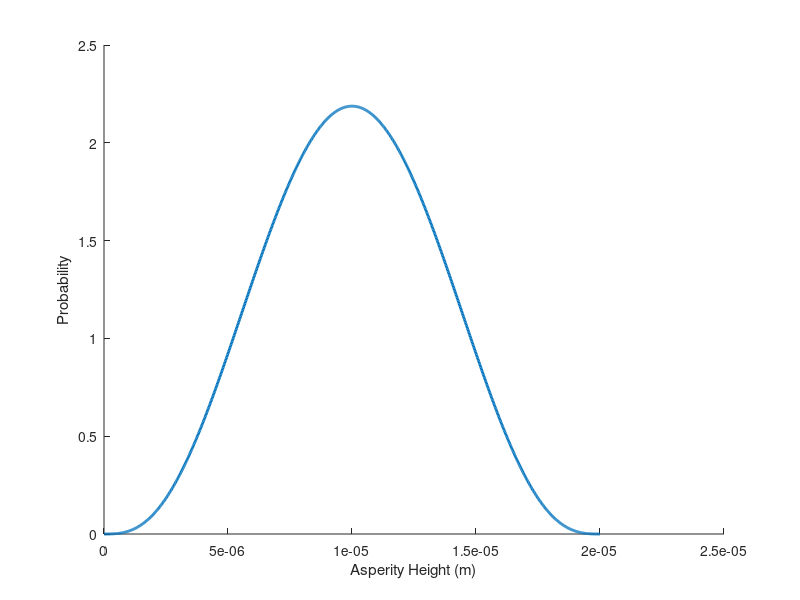

Write the MATLAB code that produced this figure. (Note: this script raises an error after producing the figure.)
% This script is for basic debugging and writing of the element wise force
% function for evaluation of forces at ROM Quadrature points. 
clear;

addpath('../../ROUTINES/')
addpath('../../ROUTINES/FRIC_MODELS/')
addpath('../../ROUTINES/FRIC_MODELS/ASP_FUN/')
addpath('../../ROUTINES/FRIC_MODELS/PLASTIC/')

addpath('../../ROUTINES/HARMONIC/')
addpath('../../ROUTINES/SOLVERS/')

%% Probability Distribution, max height of 0, nominal gap of 0 for highest points. 

% Asperity Heights of z
zmax = 2e-5;
zmin = 0;

z = linspace(zmin, zmax, 1000);

betaA = 4;
betaB = 4;
% betaA = 8;
% betaB = 1;

pz = betapdf((z - zmin)/(zmax - zmin), betaA, betaB);

figure; 
hold on;
xlabel('Asperity Height (m)');
ylabel('Probability');

plot(z, pz, 'LineWidth', 2);

%probability function
p_fun = @(z) betapdf((z - zmin)/(zmax - zmin), betaA, betaB);

%% Parameters

% Number of Quadrature Points
Nqp_radius = 100;
Nqp_heights = 10; %3 tests a single asperity since it goes to zeros on the ends, 10 is probably reasonable for computation times


%% Friction Model


%%%%%%%%%%%%%%%%%%%%%%%%%%%%%
% Brake unloading equation
% ASP_FUN = @SPHERE_PLASTIC_PRE;
ASP_FUN = @SPHERE_PL_TAN_DECOUPLE_PL_NORM; Nqp_radius = 1;

ASP_FUN_PRE = @SPHERE_PLASTIC_PRE;

pars.sliptype = 3; % Must be 3


%% Quadrature info

% Radius Quadrature
rq = linspace(0, 1, Nqp_radius);
wq_r = ones(size(rq));
wq_r(2:end-1) = 2;
wq_r = wq_r/sum(wq_r);

% Asperity Height Quadrature
zq = linspace(zmin, zmax, Nqp_heights);
wq_z = ones(size(zq));
wq_z(2:end-1) = 2;
wq_z = wq_z/sum(wq_z);

%% Initialize Parameters ect.

%Initialize the sphere parameters
E = 192.85e9; %304L from Traction paper
nu = 0.30; %304L taken from Traction paper
G = E / 2/ (1 + nu);%304L approx Shear modulus

% pars.mu     = 0.075; % set with friction model, what is reasonable changes
pars.E      = E;
pars.Estar  = E/2/(1 - nu^2);
pars.nu     = nu;
pars.G      = G;
pars.Gstar  = G/2/(2 - nu);


%Ellipsoid initialization, comment out if Rprime=Rpprime.
pars.Rprime = 0.0080; %(1/0.018453533867678 + 1/0.019130030937404)^(-1);
pars.Rpprime = 6.0630e-05; %(1/0.000172616666847 + 1/0.000199388648556)^(-1);
pars = INITIALIZE_ECCENTRIC(pars);
pars.R = pars.Re;


%Area density of asperities
area_density = 0.2*(8.0597e+06);

%elastic dry friction normal tractions on the order of 2e7, tangential 1e7
%% Yield Parameters

Sys = 200e6; %Pa

C = 1.295*exp(0.736*pars.nu);

delta_y1s = (pi*C*Sys/(2*(2*pars.Estar)))^2*(2*pars.R); %displacement of one sphere against a rigid flat to cause yielding.

% Store all of these results as system parameters to prevent recalculation:
pars.delta_y = delta_y1s*2;
pars.Sys = Sys;

%tangent stiffness after yield.
pars.Et = 0.015*pars.E;

pars.mu = 0.6;

%% TEST RC Friction Function


%Previous info
prev.tx0 = zeros(Nqp_heights, Nqp_radius); %traction for each slider of each asperity height - X
prev.ty0 = zeros(Nqp_heights, Nqp_radius); %traction for each slider of each asperity height - X
prev.rq0 = ones(Nqp_heights, 1)*linspace(0, 1, Nqp_radius); %radii for each slip radius used
prev.uxyw0 = ones(Nqp_heights, 1)*[0, 0, 0]; %displacement at previous step. 
prev.deltam = zeros(Nqp_heights, 1); %Max previous normal displacement
prev.Fm = zeros(Nqp_heights, 1);%Max previous normal force
prev.am = zeros(Nqp_heights, 1);%reversal contact radius


prev0 = prev;

PZFUN = p_fun;

%% Test just a single set of displacements

prev = prev0;

Nt = 2^9;
h = [0, 1, 2]';
uxyn0 = [0, .5e-5, 1e-5];
uxyn1c = [0.1e-5, 0.2e-5, 0.1e-5];
uxyn1s = [0.3e-5, 0.2e-5, 0.1e-5];
uxyn2c = [0.1e-5, 0.1e-5, 0.1e-5];

uxynharmonics = [uxyn0; uxyn1c; uxyn1s; uxyn2c; zeros(1, 3)];

%%%%%%%%% Block from EPMCRESFUN
uxyn_t = TIMESERIES_DERIV(Nt, h, uxynharmonics, 0);  % Nt x Ndnl
Nhc = sum((h==0)+2*(h~=0));
t = linspace(0, 2*pi, Nt+1)';  t(end) = [];
cst = TIMESERIES_DERIV(Nt, h, eye(Nhc), 0);  
% sct = w*TIMESERIES_DERIV(Nt, h, eye(Nhc), 1);
%%%%%%%%%%


figure; 
hold on;
plot(uxyn_t(:, 1));
plot(uxyn_t(:, 2));
plot(uxyn_t(:, 3));

legend('x', 'y', 'z');

uxyn_init = uxyn_t(1, :);
[uxyn_init(3), unmax_ind] = max(uxyn_t(:, 3));
uxyn0 = uxyn_t(1, :);

%%%%%%%%%%%%%%%%%%%%%%%%%%%%%%%%%%%%%%%%%%%%%%%%%%%%%%%%%%%%%%%%%
%%%%%%%%% Call the initialization of the normal history %%%%%%%%%
%%%%%%%%%%%%%%%%%%%%%%%%%%%%%%%%%%%%%%%%%%%%%%%%%%%%%%%%%%%%%%%%%

% derivative of maximum normal w.r.t. the harmonic coefficients
ddeltamduxynh = reshape(cst(unmax_ind, :), 1, 1, []);
warning('THIS IS ONLY PART OF THE DERIVATIVE, need to also account for the time of the maximum point shifting');

prev.ddeltamduxynh = ddeltamduxynh;
prev.duxyn0duxynh = reshape(cst(1, :), 1, 1, []).*eye(3);

quadz = 0;

[txyn, dtxynduxynh, prev] = RC_TRACTION_PL_HARMONIC_INIT(uxyn_init, uxyn0, h, t(unmax_ind), ...
                            ASP_FUN_PRE, PZFUN, pars, prev, Nqp_heights, Nqp_radius, zmin, zmax, area_density, quadz);

ii = 1;

[txyn, dtxynduxynh] = RC_TRACTION_PL_HARMONIC(uxyn_t(ii, :), h, t(ii), ASP_FUN, ...
    PZFUN, pars, prev, Nqp_heights, Nqp_radius, zmin, zmax, area_density, quadz, cst(ii, :));


%% Test Derivatives


prev = prev0;

derivative_test = 1; %1-6+?
%6 is very slow / high resolution in time

delta = [1e-8, 1e-9, 1e-10, 1e-12]; %displacement variation (m)
% delta = [1e-8, 1e-9, 1e-10]; %displacement variation (m)

area_density = 1; %easier to debug.

switch derivative_test    
    case 1
        
        % Random case
        Nt = 2^5;
        h = [0, 1, 2]';
        uxyn0 = [0, .5e-5, 2e-5];
        uxyn1c = [0.1e-5, 0.2e-5, 0.05e-5];
        uxyn1s = [0.3e-5, 0.2e-5, 0.05e-5];
        uxyn2c = [0.1e-5, 0.1e-5, 0.02e-5];

        uxynharmonics = [uxyn0; uxyn1c; uxyn1s; uxyn2c; zeros(1, 3)];
        
    case 2
        % Separation in the middle
        
        Nt = 2^5;
        h = [0, 1, 2]';
        uxyn0 = [0, .5e-5, 1e-5];
        uxyn1c = [0.1e-5, 0.2e-5, 0.05e-5];
        uxyn1s = [0.3e-5, 0.2e-5, 0.05e-5];
        uxyn2c = [0.1e-5, 0.1e-5, 0.02e-5];

        uxynharmonics = [uxyn0; uxyn1c; uxyn1s; uxyn2c; zeros(1, 3)];
        
            
    case 3
        % Low Amplitude had a bug originally, fixed now
        
        Nt = 2^3;
        h = [0, 1, 2]';
        uxyn0 = [0, .5e-5, 1e-5];
        uxyn1c = [0.1e-5, 0.2e-5, 0.05e-5];
        uxyn1s = [0.3e-5, 0.2e-5, 0.05e-5];
        uxyn2c = [0.1e-5, 0.1e-5, 0.02e-5];

        uxynharmonics = [uxyn0; uxyn1c; uxyn1s; uxyn2c; zeros(1, 3)];
        
        
    case 4 
        % Minimal contact/separation throughout
        
        Nt = 2^3;
        h = [0, 1, 2]';
        uxyn0 = [0, .5e-5, .1e-5];
        uxyn1c = [0.1e-5, 0.2e-5, 0.1e-5];
        uxyn1s = [0.3e-5, 0.2e-5, 0.1e-5];
        uxyn2c = [0.1e-5, 0.1e-5, 0.05e-5];

        uxynharmonics = [uxyn0; uxyn1c; uxyn1s; uxyn2c; zeros(1, 3)];
        
    case 5 
        % Late peak contact
        Nt = 2^7;
        h = [0, 1, 2]';
        uxyn0 = [0, .5e-5, -.1e-5];
        uxyn1c = [0.1e-5, 0.2e-5, -0.1e-5];
        uxyn1s = [0.3e-5, 0.2e-5, -0.1e-5];
        uxyn2c = [0.1e-5, 0.1e-5, -0.5e-5];

        uxynharmonics = [uxyn0; uxyn1c; uxyn1s; uxyn2c; zeros(1, 3)];
        
    otherwise
        % Very high resolution test 5 to see if there is notable error for
        % the time of max normal varying with coefficients
        
        % Late peak contact
        Nt = 2^10;
        h = [0, 1, 2]';
        uxyn0 = [0, .5e-5, -.1e-5];
        uxyn1c = [0.1e-5, 0.2e-5, -0.1e-5];
        uxyn1s = [0.3e-5, 0.2e-5, -0.1e-5];
        uxyn2c = [0.1e-5, 0.1e-5, -0.5e-5];

        uxynharmonics = [uxyn0; uxyn1c; uxyn1s; uxyn2c; zeros(1, 3)];
        
        
        
end


% Generation function
GEN_FUN = @(uxynharmonics) generate_time_series(uxynharmonics, Nt, h, ASP_FUN, ...
            ASP_FUN_PRE, PZFUN, pars, prev, Nqp_heights, Nqp_radius, zmin, zmax, area_density);


% Reference
[txyn_t, dtxynduxynh_t, t, uxyn_t] = GEN_FUN(uxynharmonics);


% Checking that reference makes useful sense
figure; 
hold on;
plot(uxyn_t(:, 1));
plot(uxyn_t(:, 2));
plot(uxyn_t(:, 3));

legend('x', 'y', 'z');

% txyn_t

dtxynduxynh_t_num = zeros(size(dtxynduxynh_t));

errors = zeros(size(delta));

for ii = 1:length(delta)
    for dir = 1:3
        for harm = 1:size(uxynharmonics,1)
            
            uxynharmonics_high = uxynharmonics;
            uxynharmonics_low  = uxynharmonics;
            
            uxynharmonics_high(harm, dir) = uxynharmonics(harm, dir) + delta(ii);
            uxynharmonics_low(harm, dir)  = uxynharmonics(harm, dir) - delta(ii);
            
            [txyn_t_high, ~, ~, ~] = GEN_FUN(uxynharmonics_high);
            [txyn_t_low,  ~, ~, ~] = GEN_FUN(uxynharmonics_low);
            
            dtxynduxynh_t_num(:, :, dir, harm) = (txyn_t_high - txyn_t_low)/(2*delta(ii));

        end
    end
        
    errors(ii) = norm(abs(dtxynduxynh_t_num(:) - dtxynduxynh_t(:)))/(norm(dtxynduxynh_t(:)) + (norm(dtxynduxynh_t(:)) == 0));
    
end

log10error = log10(errors)

%% Look at matrices side by side

for dir = 1:size(dtxynduxynh_t, 3)
    for harm = 1:size(dtxynduxynh_t, 4)
        
        fprintf('Varying displacement direction %d, harmonic component %d\n', dir, harm);
        
        [dtxynduxynh_t(:, :, dir, harm), NaN(size(dtxynduxynh_t(:, 1,1,1))) dtxynduxynh_t_num(:, :, dir, harm)]
        
        3
    end
end

disp('Make sure the both for loops cover all entries');

%% Function to generate time series
function [txyn_t, dtxynduxynh_t, t, uxyn_t] = generate_time_series(uxynharmonics, Nt, h, ASP_FUN, ASP_FUN_PRE, PZFUN, pars, prev, Nqp_heights, Nqp_radius, zmin, zmax, area_density)


    %%%%%%%%% Block from EPMCRESFUN
    uxyn_t = TIMESERIES_DERIV(Nt, h, uxynharmonics, 0);  % Nt x Ndnl
    Nhc = sum((h==0)+2*(h~=0));
    t = linspace(0, 2*pi, Nt+1)';  t(end) = [];
    cst = TIMESERIES_DERIV(Nt, h, eye(Nhc), 0);  
    % sct = w*TIMESERIES_DERIV(Nt, h, eye(Nhc), 1);
    %%%%%%%%%%

    %%%%%%%%%%%%%%%%%%%%%%%%%%%%%%%%%%%%%%%%%%%%%%%%%%%%%%%%%%%%%%%%%
    %%%%%%%%% Call the initialization of the normal history %%%%%%%%%
    %%%%%%%%%%%%%%%%%%%%%%%%%%%%%%%%%%%%%%%%%%%%%%%%%%%%%%%%%%%%%%%%%

    % Find maximum displacement
    uxyn_init = uxynharmonics(1, :); % Start Tangential Models with Zeroth Harmonic displacements (phase invariance if does not slip).
    [uxyn_init(3), unmax_ind] = max(uxyn_t(:, 3));
%     uxyn0 = uxyn_t(1, :);
    uxyn0 = uxyn_init;

    % derivative of maximum normal w.r.t. the harmonic coefficients
    ddeltamduxynh = reshape(cst(unmax_ind, :), 1, 1, []);

    prev.ddeltamduxynh = ddeltamduxynh;
%     prev.duxyn0duxynh = reshape(cst(1, :), 1, 1, []).*eye(3);
    prev.duxyn0duxynh = zeros(3,3,size(cst, 2));
    prev.duxyn0duxynh(:, :, 1) = eye(3);
    prev.duxyn0duxynh(3, 3, :) = prev.ddeltamduxynh;
    

    quadz = 0;
    
    [~, ~, prev] = RC_TRACTION_PL_HARMONIC_INIT(uxyn_init, uxyn0, h, t(unmax_ind), ...
                                ASP_FUN_PRE, PZFUN, pars, prev, Nqp_heights, Nqp_radius, zmin, zmax, area_density, quadz);

    %%%%%%%%%%%%%%%%%%%%%%%%%%%%%%%%%%%%%%%%%%%%%%%%%%%%%%%%%%%%%%%%%
    %%%%%%%%% Construct Time history %%%%%%%%%
    %%%%%%%%%%%%%%%%%%%%%%%%%%%%%%%%%%%%%%%%%%%%%%%%%%%%%%%%%%%%%%%%%
    
    % Initialize time history
    txyn_t = zeros(length(t), 3);
    dtxynduxynh_t = zeros(length(t), 3, 3, Nhc);
                            
    % Construct the full time history
    for ii = 1:length(t)
        
        [txyn_t(ii, :), dtxynduxynh_t(ii, :, :, :), prev] = RC_TRACTION_PL_HARMONIC(uxyn_t(ii, :), h, t(ii), ASP_FUN, ...
            PZFUN, pars, prev, Nqp_heights, Nqp_radius, zmin, zmax, area_density, quadz, cst(ii, :));

    end

end
